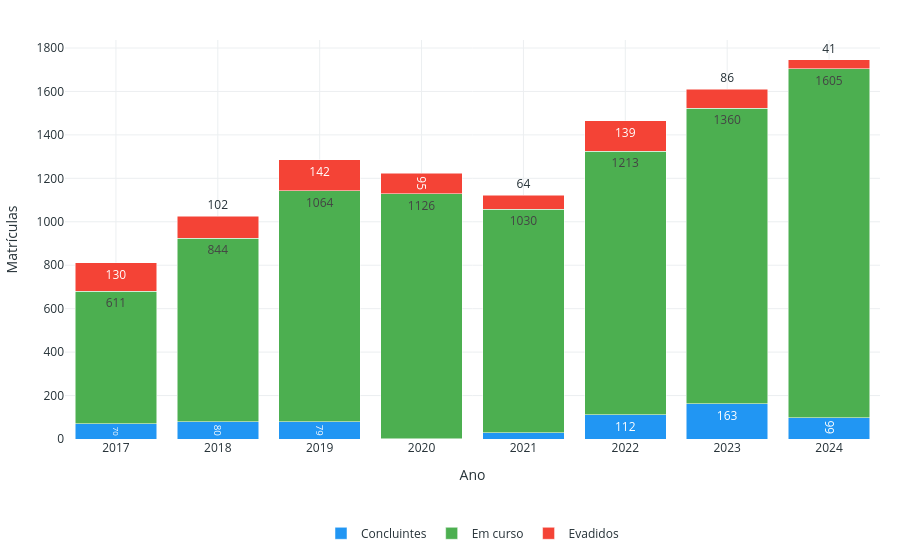

Here is the notebook cell this chart was saved with:
### Markdown cell above
#### Gráfico 3 — Matrículas por Ano e Categoria

Mostra o volume de matrículas distribuído entre estudantes em curso, concluintes e evadidos.

### Code cell
mat_cat = (
    df.groupby(["Ano", "Categoria da Situação"])["Código da Matricula"]
    .count()
    .reset_index(name="Qtd")
)

fig_g3 = px.bar(
    mat_cat,
    x="Ano",
    y="Qtd",
    color="Categoria da Situação",
    barmode="stack",
    color_discrete_map=CORES_CATEGORIA,
    title="3 — Matrículas por Ano e Categoria",
    labels={"Qtd": "Matrículas", "Categoria da Situação": ""},
    text_auto=True,
)
fig_g3.update_xaxes(tickmode="linear", dtick=1)
fig_g3.update_layout(legend=dict(orientation="h", yanchor="top", y=-0.2, xanchor="center", x=0.5))
aplicar_layout_light(fig_g3, legenda_y=-0.2)
fig_g3.show()

### Figure 1 — Plotly figure (JSON) as saved in the notebook; plotly's stock layout.template omitted (floating-point values rounded to 4 significant figures)
{"data": [{"hovertemplate": "=Concluintes<br>Ano=%{x}<br>Matrículas=%{y}<extra></extra>", "legendgroup": "Concluintes", "marker": {"color": "#2196F3", "pattern": {"shape": ""}}, "name": "Concluintes", "orientation": "v", "showlegend": true, "textposition": "auto", "texttemplate": "%{y}", "type": "bar", "x": [2017, 2018, 2019, 2020, 2021, 2022, 2023, 2024], "xaxis": "x", "y": [70, 80, 79, 2, 28, 112, 163, 99], "yaxis": "y"}, {"hovertemplate": "=Em curso<br>Ano=%{x}<br>Matrículas=%{y}<extra></extra>", "legendgroup": "Em curso", "marker": {"color": "#4CAF50", "pattern": {"shape": ""}}, "name": "Em curso", "orientation": "v", "showlegend": true, "textposition": "auto", "texttemplate": "%{y}", "type": "bar", "x": [2017, 2018, 2019, 2020, 2021, 2022, 2023, 2024], "xaxis": "x", "y": [611, 844, 1064, 1126, 1030, 1213, 1360, 1605], "yaxis": "y"}, {"hovertemplate": "=Evadidos<br>Ano=%{x}<br>Matrículas=%{y}<extra></extra>", "legendgroup": "Evadidos", "marker": {"color": "#F44336", "pattern": {"shape": ""}}, "name": "Evadidos", "orientation": "v", "showlegend": true, "textposition": "auto", "texttemplate": "%{y}", "type": "bar", "x": [2017, 2018, 2019, 2020, 2021, 2022, 2023, 2024], "xaxis": "x", "y": [130, 102, 142, 95, 64, 139, 86, 41], "yaxis": "y"}], "layout": {"barmode": "stack", "font": {"color": "#263238"}, "legend": {"orientation": "h", "title": {"text": ""}, "tracegroupgap": 0, "x": 0.5, "xanchor": "center", "y": -0.2, "yanchor": "top"}, "margin": {"b": 85, "l": 20, "r": 20, "t": 40}, "paper_bgcolor": "white", "plot_bgcolor": "white", "title": {"text": ""}, "xaxis": {"anchor": "y", "domain": [0, 1], "dtick": 1, "gridcolor": "#ECEFF1", "showgrid": true, "tickmode": "linear", "title": {"text": "Ano"}, "zeroline": false}, "yaxis": {"anchor": "x", "domain": [0, 1], "gridcolor": "#ECEFF1", "showgrid": true, "title": {"text": "Matrículas"}, "zeroline": false}}}
